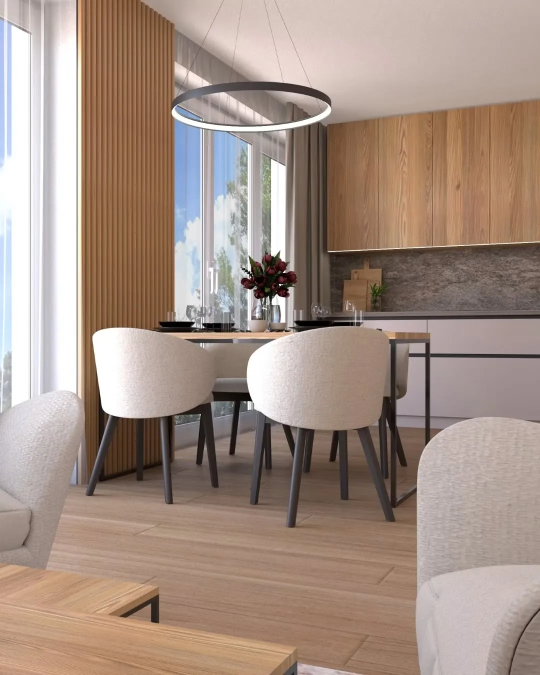
#> input picture img/fb-jidelna-1080.webp, 1080 x 1350 px, given in place of fb-jidelna-1080.webp-1440.png, which was not available (shown at 1/2 size)
$ python kolaz6.py ../img/fb-jidelna-1080.webp
#> lines starting #> are read from the running program, lines starting #| are printed output that depends on the picture; pictures that were not available may be replaced by others from this repository, and a replacement may not be noted
#!/usr/bin/env python3
"""Koláž varianty hero vedle pinů: python3 tools/kolaz6.py a b c  -> _v6/kolaz-<v>.jpg"""
import sys
from pathlib import Path
from PIL import Image, ImageDraw, ImageFont
R = Path(__file__).resolve().parent.parent
V = Path.home() / 'rafadev-ops/reference/vkus/super'
PINY = ['42d167adea07aacdbbcbf2c06aeca6ae.jpg', '1cff1cf05d3a2e0d1459d950b57fd550.jpg', '153367a97709e2e0107db95d0ee3cbce.jpg', 'c9ec368eb06dba19214f9c73892bfb6f.jpg']
H, G = 900, 24
try: F = ImageFont.truetype('/System/Library/Fonts/Supplemental/Arial.ttf', 26)
except Exception: F = ImageFont.load_default()
def vyska(im, h):
    return im.resize((round(im.width * h / im.height), h), Image.LANCZOS)
for v in sys.argv[1:]:
    hore = [vyska(Image.open(R / f'_v6/{v}-1440.png').convert('RGB'), H), vyska(Image.open(R / f'_v6/{v}-390.png').convert('RGB'), H)]
#> in vyska, `return im.resize((round(im.width * h / im.height), h), Image.LANCZOS)`:
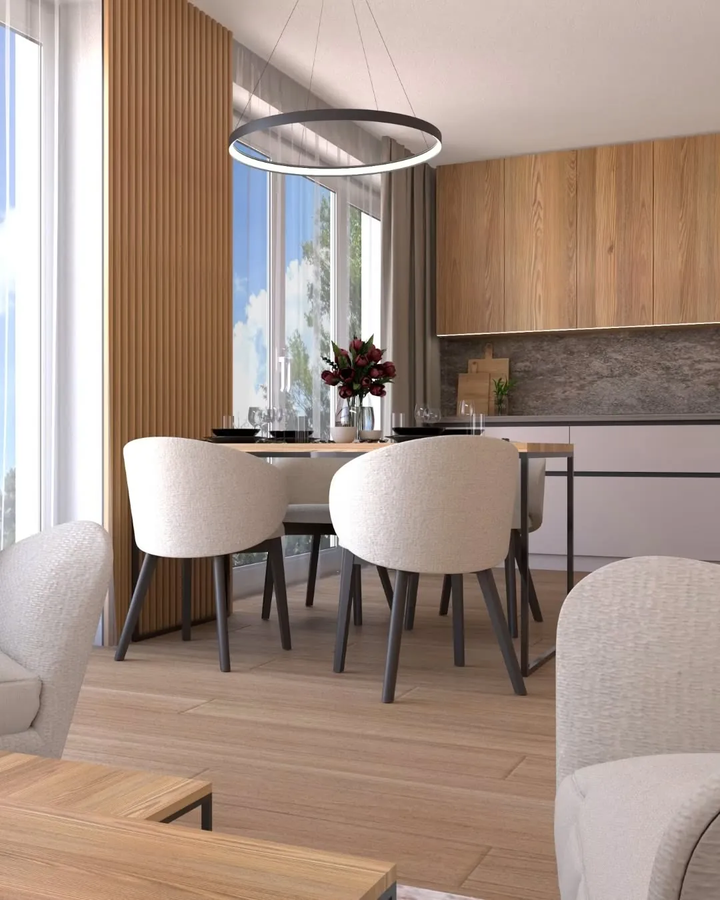
#> returned value: PIL image 720x900 RGB; mean R, G, B 164.8, 144.9, 133.1
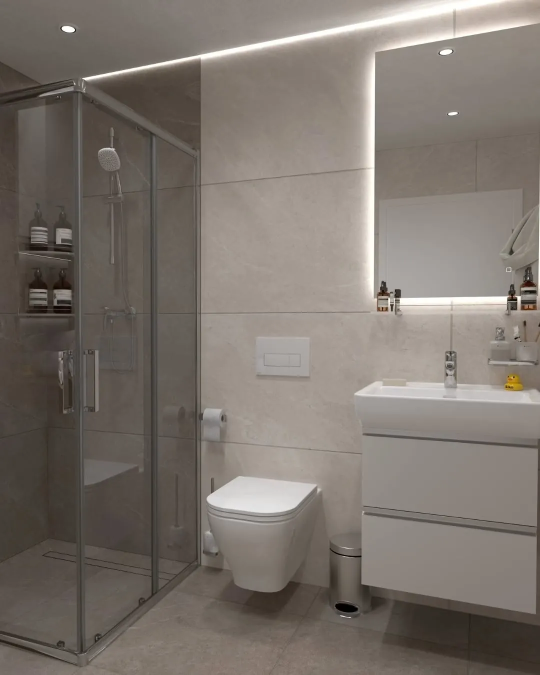
#> input picture img/fb-koupelna-1080.webp, 1080 x 1350 px, given in place of fb-jidelna-1080.webp-390.png, which was not available (shown at 1/2 size)
#> call 2 of vyska, with h = 900
#> in vyska (call 2), `return im.resize((round(im.width * h / im.height), h), Image.LANCZOS)`:
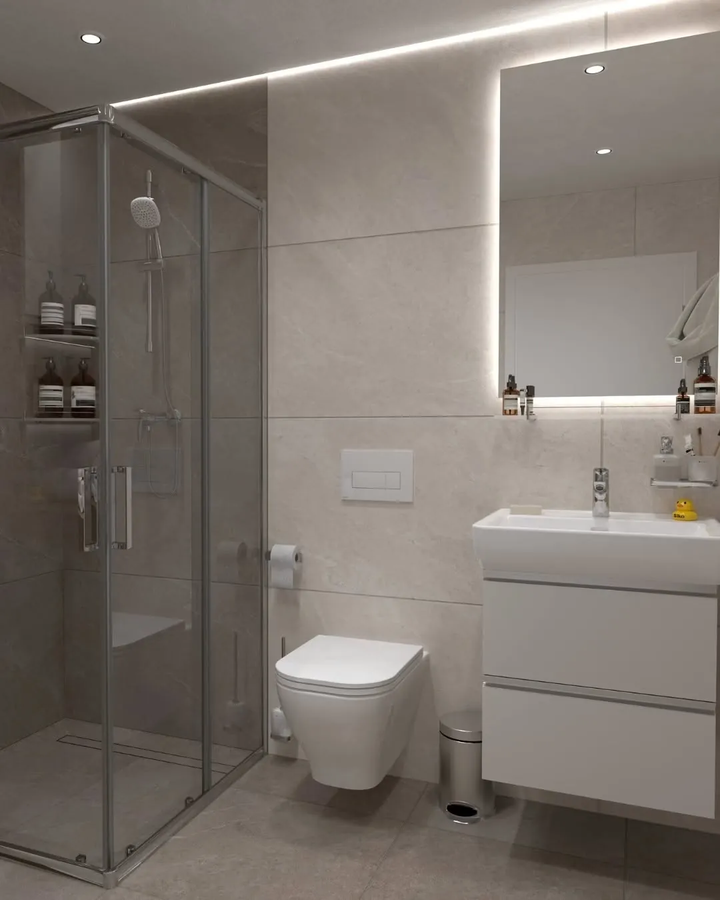
#> returned value: PIL image 720x900 RGB; mean R, G, B 124.2, 116.2, 109
    dole = [vyska(Image.open(V / p).convert('RGB'), H) for p in PINY]
#> (the run stopped early here; a loop or call above may not have finished)
